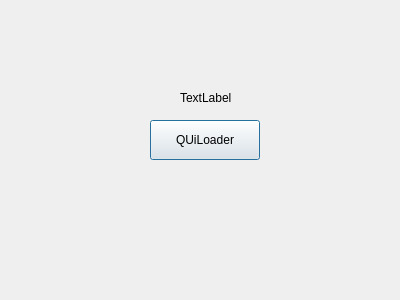
<?xml version="1.0" encoding="UTF-8"?>
<ui version="4.0">
 <class>QtDemo08</class>
 <widget class="QDialog" name="QtDemo08">
  <property name="geometry">
   <rect>
    <x>0</x>
    <y>0</y>
    <width>400</width>
    <height>300</height>
   </rect>
  </property>
  <property name="windowTitle">
   <string>QtDemo08</string>
  </property>
  <widget class="QLabel" name="label">
   <property name="geometry">
    <rect>
     <x>180</x>
     <y>90</y>
     <width>54</width>
     <height>16</height>
    </rect>
   </property>
   <property name="text">
    <string>TextLabel</string>
   </property>
  </widget>
  <widget class="QPushButton" name="pushButton">
   <property name="geometry">
    <rect>
     <x>150</x>
     <y>120</y>
     <width>110</width>
     <height>40</height>
    </rect>
   </property>
   <property name="text">
    <string>QUiLoader</string>
   </property>
  </widget>
 </widget>
 <layoutdefault spacing="6" margin="11"/>
 <resources/>
 <connections/>
</ui>
